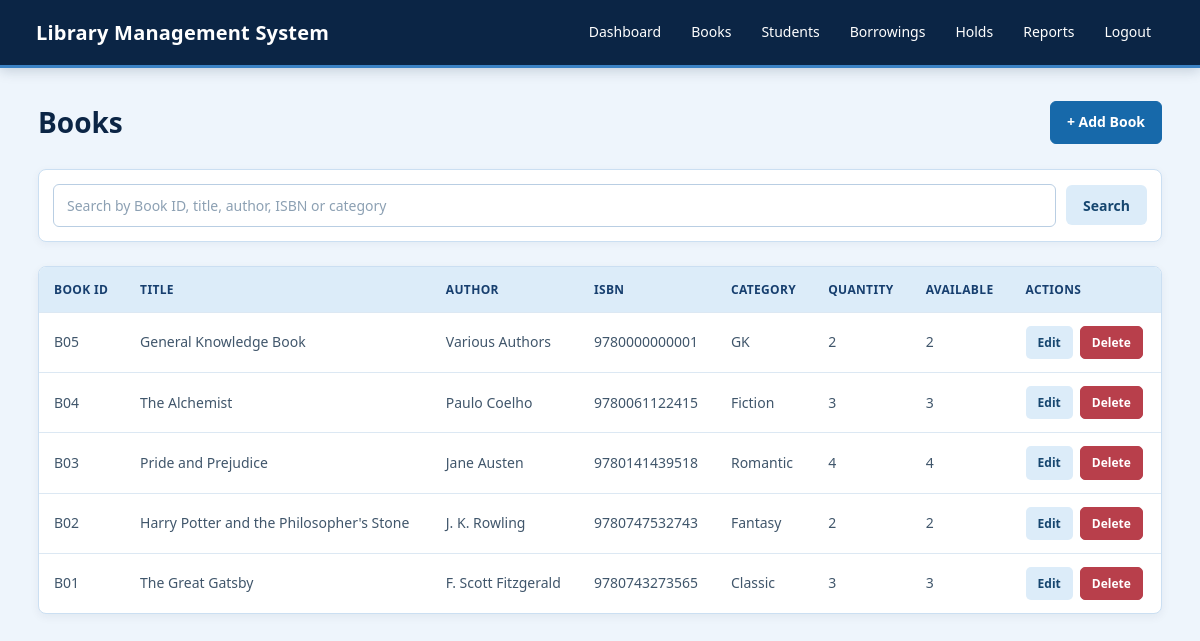
The app's page /books/index.php (signed in) with its own data.
### tables this page shows
CREATE TABLE books (
    id INT AUTO_INCREMENT PRIMARY KEY,
    book_id VARCHAR(50) NOT NULL UNIQUE,
    title VARCHAR(255) NOT NULL,
    author VARCHAR(150) NOT NULL,
    isbn VARCHAR(50),
    category VARCHAR(100),
    quantity INT NOT NULL DEFAULT 1,
    available_quantity INT NOT NULL DEFAULT 1,
    created_at TIMESTAMP DEFAULT CURRENT_TIMESTAMP
);

### public/books/index.php (the view, shortened to what this page needs)
<?php
require_once "../../config/db.php";
$q = trim($_GET["q"] ?? "");
if ($q !== "") {
    $like = "%" . $q . "%";
    $stmt = $conn->prepare("
        SELECT *
        FROM books
        WHERE book_id LIKE ?
           OR title LIKE ?
           OR author LIKE ?
           OR isbn LIKE ?
           OR category LIKE ?
        ORDER BY id DESC"
        );
    $stmt->bind_param(
        "sssss",
        $like,
        $like,
        $like,
        $like,
        $like
    );
    $stmt->execute();
    $books = $stmt->get_result();
} else {
    $books = $conn->query("
        SELECT *
        FROM books
        ORDER BY id DESC
    ");
}
?>
<!DOCTYPE html>
<html lang="en">
<head>
    <link rel="stylesheet" href="../../assets/css/style.css">
</head>
<body>
<?php include "../../includes/navbar.php"; ?>
<div class="container">
    <div class="page-head">
        <h1>Books</h1>
        <a class="btn primary" href="add.php">
            + Add Book
        </a>
    </div>
    <form class="search-form" method="GET">
        <input
            type="text"
            name="q"
            value="<?= htmlspecialchars($q) ?>"
            placeholder="Search by Book ID, title, author, ISBN or category">
        <button type="submit" class="btn">
            Search
        </button>
    </form>
    <div class="table-wrap">
        <table>
            <thead>
                <tr>
                    <th>Book ID</th>
                    <th>Title</th>
                    <th>Author</th>
                    <th>ISBN</th>
                    <th>Category</th>
                    <th>Quantity</th>
                    <th>Available</th>
                    <th>Actions</th>
                </tr>
            </thead>
            <tbody>
            <?php if ($books->num_rows > 0): ?>
                <?php while ($b = $books->fetch_assoc()): ?>
                    <tr>
                        <td>
                            <?= htmlspecialchars($b["book_id"]) ?>
                        </td>
                        <td>
                            <?= htmlspecialchars($b["title"]) ?>
                        </td>
                        <td>
                            <?= htmlspecialchars($b["author"]) ?>
                        </td>
                        <td>
                            <?= htmlspecialchars($b["isbn"] ?: "-") ?>
                        </td>
                        <td>
                            <?= htmlspecialchars($b["category"] ?: "-") ?>
                        </td>
                        <td>
                            <?= (int)$b["quantity"] ?>
                        </td>
                        <td>
                            <?= (int)$b["available_quantity"] ?>
                        </td>
                       <td>
    <div class="actions">
        <a class="btn small" href="edit.php?id=<?= (int)$b["id"] ?>">
            Edit
        </a>
        <a class="btn small danger"
           href="delete.php?id=<?= (int)$b["id"] ?>"
           onclick="return confirm('Are you sure you want to delete this book?')">
            Delete
        </a>
    </div>
</td>
                    </tr>
                <?php endwhile; ?>
            <?php endif; ?>
            </tbody>
        </table>
    </div>
</div>
</body>
</html>

### assets/css/style.css (style rules this page uses)
* { box-sizing: border-box; }
html { scroll-behavior: smooth; }
body { margin: 0; font-family: "Segoe UI", Arial, sans-serif; background: #eef5fc; color: #243447; line-height: 1.6; }
a { text-decoration: none; color: inherit; }
button, input, select, textarea { font-family: inherit; }
.container { width: 100%; max-width: 1180px; margin: 0 auto; padding: 32px 28px; }
.page-head { display: flex; align-items: center; justify-content: space-between; gap: 20px; margin-bottom: 24px; }
.page-head h1, .container > h1 { margin: 0; color: #0b2545; font-size: 28px; font-weight: 650; }
input, select, textarea { width: 100%; padding: 11px 13px; margin: 0 0 16px; background: #ffffff; color: #243447; border: 1px solid #b9cee3; border-radius: 6px; outline: none; font-size: 14px; transition: border-color 0.2s ease, box-shadow 0.2s ease; }
input::placeholder, textarea::placeholder { color: #8ca0b3; }
.btn { display: inline-flex; align-items: center; justify-content: center; min-height: 40px; padding: 9px 16px; border: 1px solid transparent; border-radius: 6px; background: #dcecf9; color: #16466f; cursor: pointer; font-size: 14px; font-weight: 600; transition: background 0.2s ease, border-color 0.2s ease, transform 0.2s ease; }
.btn.primary { background: #1769aa; color: #ffffff; border-color: #1769aa; }
.btn.danger { background: #b83f4b; color: #ffffff; border-color: #b83f4b; }
.btn.small { min-height: 32px; padding: 6px 11px; font-size: 12px; border-radius: 5px; }
.search-form { display: flex; align-items: center; gap: 10px; margin: 20px 0 24px; padding: 14px; background: #ffffff; border: 1px solid #cbdff2; border-radius: 8px; box-shadow: 0 2px 8px rgba(11, 37, 69, 0.05); }
.search-form input, .search-form select { flex: 1; margin: 0; }
.table-wrap { width: 100%; overflow-x: auto; background: #ffffff; border: 1px solid #cbdff2; border-radius: 8px; box-shadow: 0 3px 10px rgba(11, 37, 69, 0.06); }
table { width: 100%; min-width: 700px; border-collapse: collapse; }
th, td { padding: 13px 15px; text-align: left; border-bottom: 1px solid #dce8f3; font-size: 14px; }
th { background: #dcecf9; color: #173f6f; font-size: 12px; font-weight: 700; text-transform: uppercase; letter-spacing: 0.35px; }
td { color: #40566b; }
tbody tr { transition: background 0.15s ease; }
tbody tr:last-child td { border-bottom: none; }
.actions { display: flex; align-items: center; flex-wrap: wrap; gap: 7px; }

### records on screen
books: book "B05", title "General Knowledge Book", author "Various Authors", isbn "9780000000001", category "GK", quantity "2", available_quantity "2"
books: book "B04", title "The Alchemist", author "Paulo Coelho", isbn "9780061122415", category "Fiction", quantity "3", available_quantity "3"
books: book "B03", title "Pride and Prejudice", author "Jane Austen", isbn "9780141439518", category "Romantic", quantity "4", available_quantity "4"
books: book "B02", title "Harry Potter and the Philosopher's Stone", author "J. K. Rowling", isbn "9780747532743", category "Fantasy", quantity "2", available_quantity "2"
books: book "B01", title "The Great Gatsby", author "F. Scott Fitzgerald", isbn "9780743273565", category "Classic", quantity "3", available_quantity "3"
